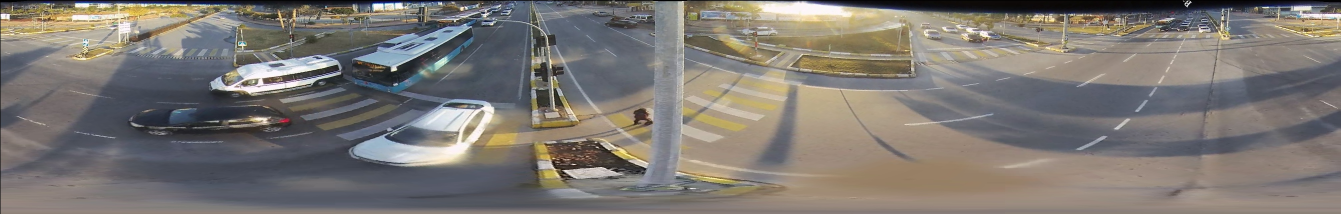
#> input picture FisheyeToPanorama/1_pano.jpg, 4021 x 640 px (shown at 1/3 size)
$ python labelConverter.py
#> lines starting #> are read from the running program, lines starting #| are printed output that depends on the picture
import cv2
import numpy as np
from math import *
import matplotlib.pyplot as plt
from matplotlib.patches import Circle, Rectangle

def readFromLabel(labelFile):
#> called with labelFile = 'frame_cnr_6_000229.txt'
    f = open(labelFile, 'r')
#> (reads FisheyeToPanorama/frame_cnr_6_000229.txt from the repository)
    allboxes = f.readlines()
    f.close()
    MidX = []
    MidY = []
    TopX = []
    TopY = []
    BottomX = []
    BottomY = []
    Width = []
    Height = []

    for box in allboxes:
        segs = box.split(' ')
        midx = float(segs[1])
        midy = float(segs[2])
        width = float(segs[3])
        height = float(segs[4])
        topx = midx - width/2
        topy = midy - height/2
        bottomx = midx + width/2
        bottomy = midy + height/2


        MidX.append(midx*1280)
        MidY.append(midy*1280)
        TopX.append(topx*1280)
        TopY.append(topy*1280)
        BottomX.append(bottomx*1280)
        BottomY.append(bottomy*1280)
        Width.append(width)
        Height.append(height)

    return MidX, MidY, TopX, TopY, BottomX, BottomY, Width, Height

# [13 lines left out: function buildMap, not called in this run]

def buildMap2(Ws,Hs,Wd,Hd,R1,R2,Cx,Cy):
#> called with Ws = 1280, Hs = 1280, Wd = 4021, Hd = 640, R1 = 0, R2 = 640, Cx = 640, Cy = 640
    map_x = np.zeros((Hs,Ws),np.float32)
    map_y = np.zeros((Hs,Ws),np.float32)
    for y in range(0,int(Hs-1)):
        for x in range(0,int(Ws-1)):
            r = np.sqrt((x-Cx)**2 + (y-Cy)**2)

            if (x<Cx) and (y>Cy):
                theta = atan((x-Cx)/(y-Cy)) + np.pi
            elif (x<Cx) and (y<Cy):
                theta = abs(atan((x-Cx)/(y-Cy))) + np.pi
            elif (x>Cx) and (y>Cy):
                theta = abs(atan((x-Cx)/(y-Cy)))
            elif (x>Cx) and (y<Cy):
                theta = atan((x-Cx)/(y-Cy)) + np.pi*2
            elif y==Cy:
                theta = np.pi/2
            elif x==Cx:
                if(y>Cy):
                    theta = acos((y-Cy)/r) + np.pi
                else:
                    theta = acos((y-Cy)/r) + np.pi*2
            else:
                theta = atan((x-Cx)/(y-Cy))

            theta += np.pi/2
            theta = theta % (np.pi*2)
            #theta = theta % ((359*np.pi)/180.00)

            Xd = (((theta)/(2*np.pi))*Wd)
            if (Xd<=Wd/4):
                Xd = Wd/4 - Xd
            elif (Xd>Wd/4) and (Xd<=Wd/2):
                Xd = Wd/2 - Xd + Wd/4
            elif (Xd>Wd/2) and (Xd<=Wd*0.75):
                Xd = Wd*0.75 - Xd + Wd/2
            elif (Xd>Wd*0.75) and (Xd<=Wd):
                Xd = Wd - Xd + Wd*0.75

            Yd = Hd-1-r

            map_x.itemset((y,x), int(Xd))
            map_y.itemset((y,x), int(Yd))

    return map_x, map_y

# [11 lines left out: functions unwarp, arrayConcat, not called in this run]

def convertionByMap(arrayX, arrayY, mapX, mapY):
    newArrayX = []
    newArrayY = []

    for i in range(len(arrayX)):
        x = int(arrayX[i])
        y = int(arrayY[i])

        newArrayX.append(mapX[y, x])
        newArrayY.append(mapY[y, x])

    return newArrayX, newArrayY

# [23 lines left out: function rotate_bound, not called in this run]
    #return cv2.warpAffine(array, M, array.shape, (nW, nH))

def rotate_bound2(array, Wd, Hd):
#> called with Wd = 4021, Hd = 640
    Cx = Wd // 2
    Cy = Hd // 2
    for i in range(len(array)):
        if (array[i]<Cx):
            array[i] = array[i] + Cx
        else:
            array[i] = array[i] - Cx

    return array

MidX, MidY, TopX, TopY, BottomX, BottomY, Width, Height = readFromLabel("frame_cnr_6_000229.txt")


Ws = Hs = 1280
R2 = int(Ws/2)
R1 = 0
Wd =  int(2*np.pi*R2)
Hd = R2 - R1
Cx = Cy = int(Ws/2)

xmap,ymap = buildMap2(Ws,Hs,Wd,Hd,R1,R2,Cx,Cy)
print(xmap)
print(xmap.shape)
print(ymap)

#result = unwarp(MidArray, xmap, ymap)
#print(result)
#print(result.shape)
print(MidX, MidY)
newMidX, newMidY = convertionByMap(MidX, MidY, xmap, ymap)
print(newMidX, newMidY)
newMidX = rotate_bound2(newMidX, Wd, Hd)

newTopX, newTopY = convertionByMap(TopX, TopY, xmap, ymap)
newTopX = rotate_bound2(newTopX, Wd, Hd)

newBottomX, newBottomY = convertionByMap(BottomX, BottomY, xmap, ymap)
newBottomX = rotate_bound2(newBottomX, Wd, Hd)


img = cv2.imread("1_pano.jpg")
#> img is the input picture: shape (640, 4021, 3); mean B, G, R 115.3, 119.9, 124.7
plt.figure()
plt.imshow(img)
for i in range(len(newMidX)):
    circMid = Circle((newMidX[i], newMidY[i]), 10, color='red')
    circTop = Circle((newTopX[i], newTopY[i]), 10, color='blue')
    rect = Rectangle((newTopX[i], newTopY[i]), newBottomX[i]-newTopX[i], newBottomY[i]-newTopY[i], fill=False, color='green')
    plt.axes().add_patch(circMid)
    plt.axes().add_patch(circTop)
    plt.axes().add_patch(rect)
    Width[i] = newBottomX[i]-newTopX[i]
    Height[i] = newBottomY[i]-newTopY[i]

plt.show()
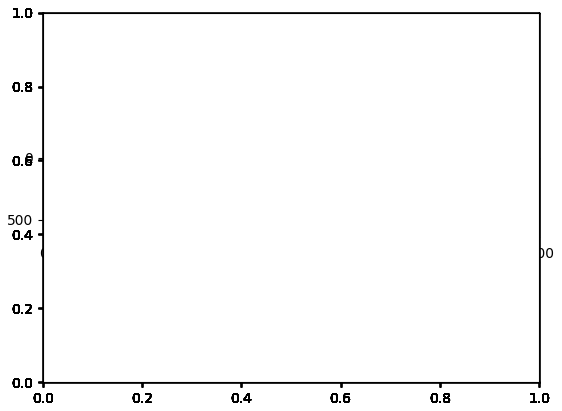
#> figure drawn by matplotlib, 31 panels; B, G, R data is drawn as R, G, B

newTopX = np.reshape(newTopX, (len(newTopX), -1))
newTopY = np.reshape(newTopY, (len(newTopY), -1))
Width = np.reshape(Width, (len(Width), -1))
Height = np.reshape(Height, (len(Height), -1))
Zero = np.zeros((newTopX.shape[0], 1))
FinalArray = np.concatenate((Zero, newTopX, newTopY, Width, Height), axis=1)
print(FinalArray)
np.savetxt('frame_cnr_6_000229_PANO.txt', FinalArray, fmt='%.6f')
